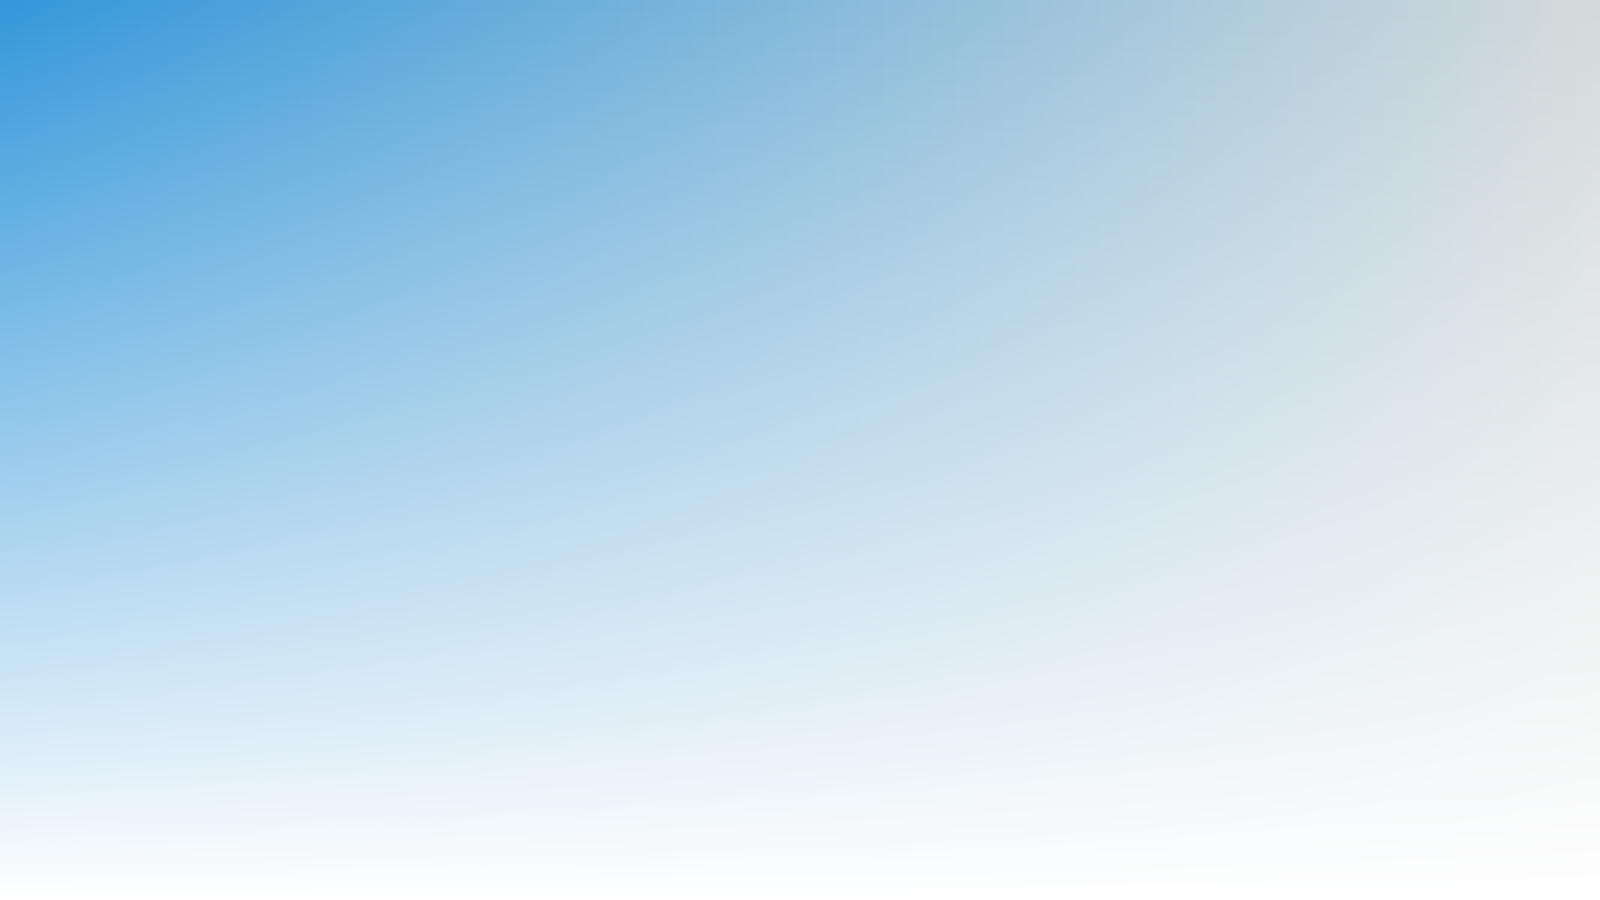

The script that saved this image:
from PIL import Image

# Размер изображения
width, height = 1600, 900

# Цвета градиента (в формате RGB)
colors = [
    (52, 152, 219),  # Голубой (#3498db)
    (133, 193, 233),  # Светло-голубой (#85c1e9)
    (255, 255, 255),  # Белый (#ffffff)
    (72, 201, 176),   # Лазурный (#48c9b0)
    (213, 219, 219)   # Светло-серый (#d5dbdb)
]

# Создаем пустое изображение
gradient_edges = Image.new("RGB", (width, height))

# Заполняем градиент по краям
for y in range(height):
    for x in range(width):
        # Вычисляем blend-фактор для краев (от 0 до 1)
        blend_x = x / width
        blend_y = y / height

        # Интерполяция по горизонтали
        r = int(colors[0][0] * (1 - blend_x) + colors[-1][0] * blend_x)
        g = int(colors[0][1] * (1 - blend_x) + colors[-1][1] * blend_x)
        b = int(colors[0][2] * (1 - blend_x) + colors[-1][2] * blend_x)

        # Усиление градиента по вертикали для добавления глубины
        r = int(r * (1 - blend_y) + colors[2][0] * blend_y)
        g = int(g * (1 - blend_y) + colors[2][1] * blend_y)
        b = int(b * (1 - blend_y) + colors[2][2] * blend_y)

        gradient_edges.putpixel((x, y), (r, g, b))

# Сохраняем изображение
gradient_edges.save("gradient.png")
